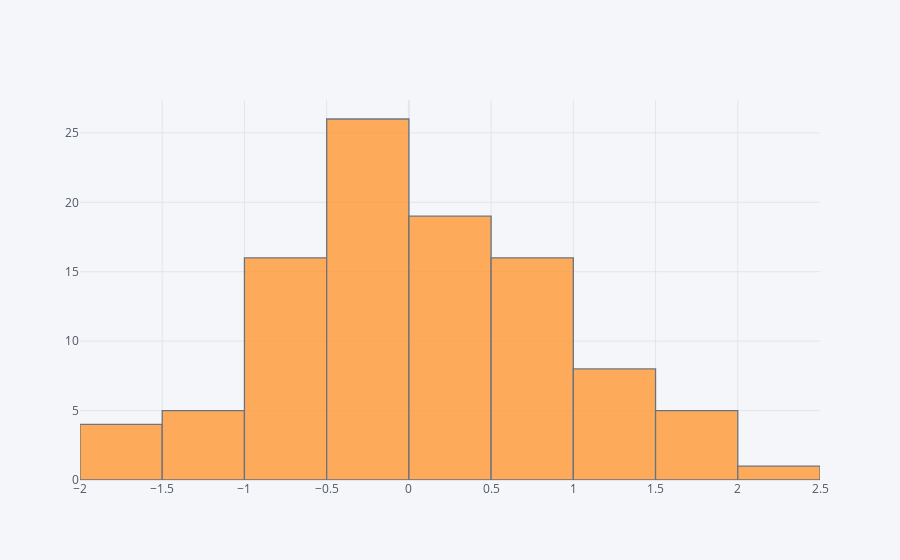

Here is the notebook cell this chart was saved with:
### Code cell
df["A"].iplot(kind = 'hist')
df.iplot(kind = 'hist')

### Figure 1 — Plotly figure (JSON) as saved in the notebook; plotly's stock layout.template omitted (floating-point values rounded to 4 significant figures)
{"data": [{"histfunc": "count", "histnorm": "", "marker": {"color": "rgba(255, 153, 51, 1.0)", "line": {"color": "#4D5663", "width": 1.3}}, "name": "A", "opacity": 0.8, "orientation": "v", "type": "histogram", "x": [0.1883, -0.0889, -0.5412, 1.874, 0.1534, 1.344, 0.5107, 1.924, -1.305, 1.33, 1.986, 0.2612, -0.3547, -0.5998, -0.7395, -0.1095, 0.2384, -1.005, -0.4912, 0.4755, -0.1779, 0.4098, 0.04488, 1.156, 0.3614, 1.34, -0.01009, 0.3825, -0.4051, -0.7202, -0.0005747, -0.9159, -0.4997, 0.8157, -1.574, -0.444, -0.03392, 0.6765, 0.8613, 0.5041, 0.4613, 1.337, -0.5839, -0.4413, -0.01055, 0.314, -1.805, -0.4151, 0.6302, -1.628, -0.1828, 1.567, -1.221, 0.01471, 0.7431, 1.726, -0.5942, -0.5471, -0.6636, -0.8217, 1.019, -0.9824, 0.6827, 0.9423, 0.9904, 0.3171, -0.02554, 0.03886, 0.5642, -0.6315, -0.4037, -0.1246, 0.3315, -0.05726, -0.7538, 0.7129, -0.01794, 0.2374, -1.608, -0.5435, -0.5214, -0.8419, -0.2031, -0.2516, 0.2163, -0.3272, 0.8859, -0.4972, 0.8175, 2.229, 0.3564, -0.4822, 0.6613, -1.118, -0.4934, 0.2396, -1.281, 1.347, 0.7188, 1.017]}], "layout": {"barmode": "overlay", "legend": {"bgcolor": "#F5F6F9", "font": {"color": "#4D5663"}}, "paper_bgcolor": "#F5F6F9", "plot_bgcolor": "#F5F6F9", "title": {"font": {"color": "#4D5663"}}, "xaxis": {"gridcolor": "#E1E5ED", "showgrid": true, "tickfont": {"color": "#4D5663"}, "title": {"font": {"color": "#4D5663"}, "text": ""}, "zerolinecolor": "#E1E5ED"}, "yaxis": {"gridcolor": "#E1E5ED", "showgrid": true, "tickfont": {"color": "#4D5663"}, "title": {"font": {"color": "#4D5663"}, "text": ""}, "zerolinecolor": "#E1E5ED"}}}
